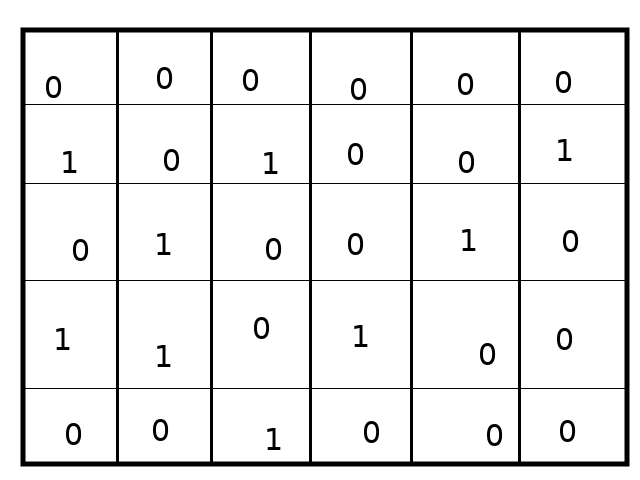
#> input picture keito/test.png, 640 x 480 px
$ python task.py
#> lines starting #> are read from the running program, lines starting #| are printed output that depends on the picture; after the words box and inside, x2 and y2 are one past the last pixel; in counts of white or black regions, pixels touching at a corner belong together
#> further down, img is the input picture: shape (480, 640); min 0, max 255, mean 235.6
import cv2
import numpy as np
from matplotlib import pyplot as plt


# this Function calutlate the numbers of rows and columns
def calculate_N_and_M(input_image):
    # Read the image
#> called with input_image = 'test.png'
    img = cv2.imread(input_image, 0)
    # Thresholding the image
    (thresh, img_bin) = cv2.threshold(img, 128, 255, cv2.THRESH_BINARY | cv2.THRESH_OTSU)
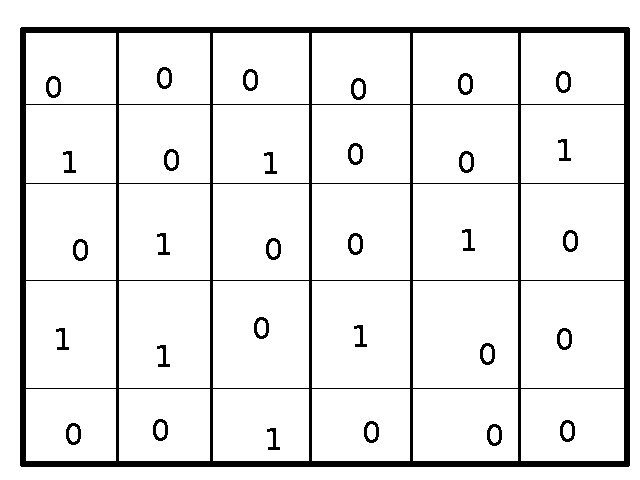
#> img_bin: shape (480, 640); 91.7% white; 31 black regions, largest, box (x1, y1, x2, y2) and area: (20, 27, 630, 467) 21204, (157, 67, 172, 89) 156, (243, 69, 258, 91) 156
#> thresh = 136
    # Invert the image
    img_bin = 255 - img_bin

    # Defining a kernel length
    vertical_kernel_length = np.array(img).shape[1] // 20
#> vertical_kernel_length = 32
    kernel_length = np.array(img).shape[1] // 80
#> kernel_length = 8

    # A verticle kernel of (1 X kernel_length), which will detect all the verticle lines from the image.
    verticle_kernel = cv2.getStructuringElement(cv2.MORPH_RECT, (1, vertical_kernel_length))
#> verticle_kernel = 32 values from 1 to 1
    # A horizontal kernel of (kernel_length X 1), which will help to detect all the horizontal line from the image.
    hori_kernel = cv2.getStructuringElement(cv2.MORPH_RECT, (kernel_length, 1))
    # A kernel of (3 X 3) ones.

    # Morphological operation to detect vertical lines from an image
    img_temp1 = cv2.erode(img_bin, verticle_kernel, iterations=3)
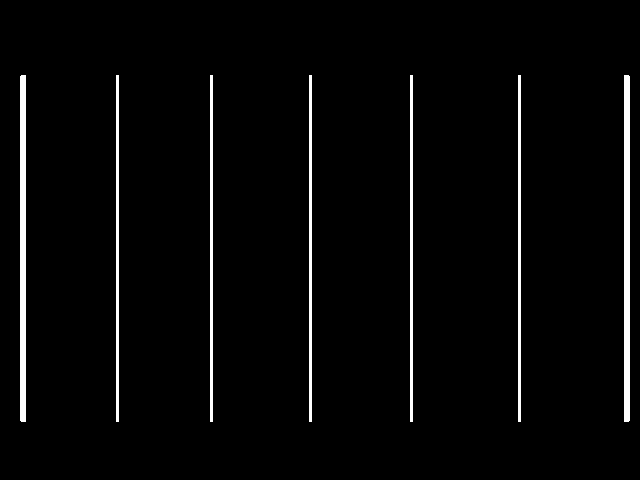
#> img_temp1: shape (480, 640); 3% white; 7 white regions, largest, box (x1, y1, x2, y2) and area: (20, 75, 26, 422) 2080, (624, 75, 630, 422) 2080, (116, 75, 119, 422) 1041
    verticle_lines_img = cv2.dilate(img_temp1, verticle_kernel, iterations=3)
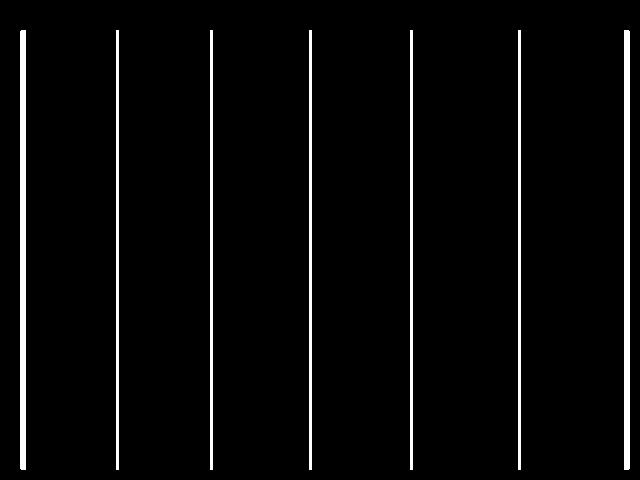
#> verticle_lines_img: shape (480, 640); 3.9% white; 7 white regions, largest, box (x1, y1, x2, y2) and area: (20, 30, 26, 470) 2638, (624, 30, 630, 470) 2638, (116, 30, 119, 470) 1320

    # Morphological operation to detect horizontal lines from an image
    img_temp2 = cv2.erode(img_bin, hori_kernel, iterations=3)
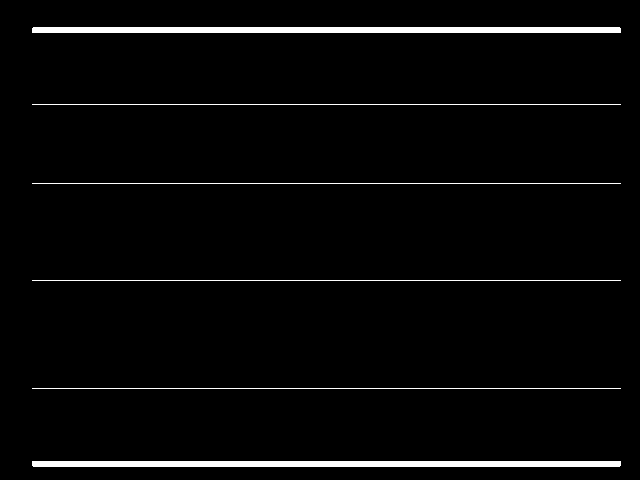
#> img_temp2: shape (480, 640); 3.1% white; 6 white regions, box (x1, y1, x2, y2) and area: (32, 27, 621, 33) 3532, (32, 461, 621, 467) 3532, (32, 104, 621, 105) 589, (32, 183, 621, 184) 589, (32, 280, 621, 281) 589, (32, 388, 621, 389) 589
    horizontal_lines_img = cv2.dilate(img_temp2, hori_kernel, iterations=3)
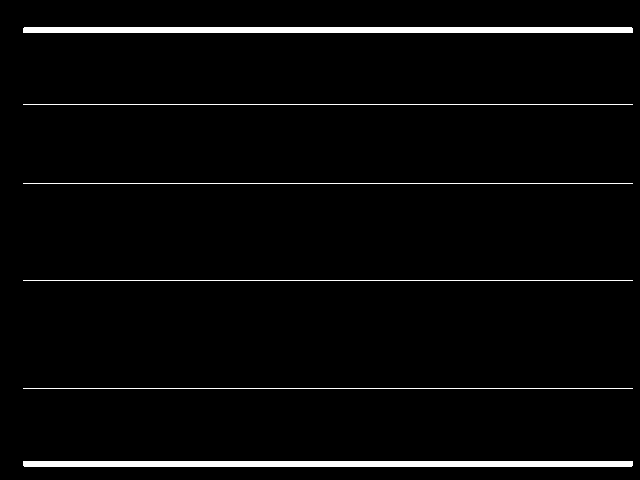
#> horizontal_lines_img: shape (480, 640); 3.2% white; 6 white regions

    vertical_contours, hierarchy = cv2.findContours(verticle_lines_img, cv2.RETR_EXTERNAL, cv2.CHAIN_APPROX_SIMPLE)
#> vertical_contours = 7 contours; box (x1, y1, x2, y2) and area: (624, 30, 630, 470) 2194, (20, 30, 26, 470) 2194, (518, 30, 521, 470) 878, (410, 30, 413, 470) 878, (309, 30, 312, 470) 878, (210, 30, 213, 470) 878, (116, 30, 119, 470) 878
    horizontal_contours, hierarchy = cv2.findContours(horizontal_lines_img, cv2.RETR_EXTERNAL, cv2.CHAIN_APPROX_SIMPLE)
#> horizontal_contours = 6 contours, 4 with area under 20; largest, box (x1, y1, x2, y2) and area: (23, 461, 633, 467) 3044, (23, 27, 633, 33) 3044
    # returns N & M
    return (len(horizontal_contours) - 1, len(vertical_contours) - 1)


def pre_process_image(input_image, skip_dilate=False):
    """Uses a blurring function, adaptive thresholding and dilation to expose the main features of an image."""
    img = cv2.imread(input_image, cv2.IMREAD_GRAYSCALE)
    # Gaussian blur with a kernal size (height, width) of 9.
    # Note that kernal sizes must be positive and odd and the kernel must be square.
    proc = cv2.GaussianBlur(img.copy(), (9, 9), 0)

    # Adaptive threshold using 11 nearest neighbour pixels
    proc = cv2.adaptiveThreshold(proc, 255, cv2.ADAPTIVE_THRESH_GAUSSIAN_C, cv2.THRESH_BINARY, 11, 2)

    # Invert colours, so gridlines have non-zero pixel values.
    # Necessary to dilate the image, otherwise will look like erosion instead.
    proc = cv2.bitwise_not(proc, proc)

    return proc


# def extract_digits(input_image):

img = cv2.imread('test.png', 0)

n, m = calculate_N_and_M('test.png')
#> n = 5; m = 6
print(n, m)
#| 5 6
